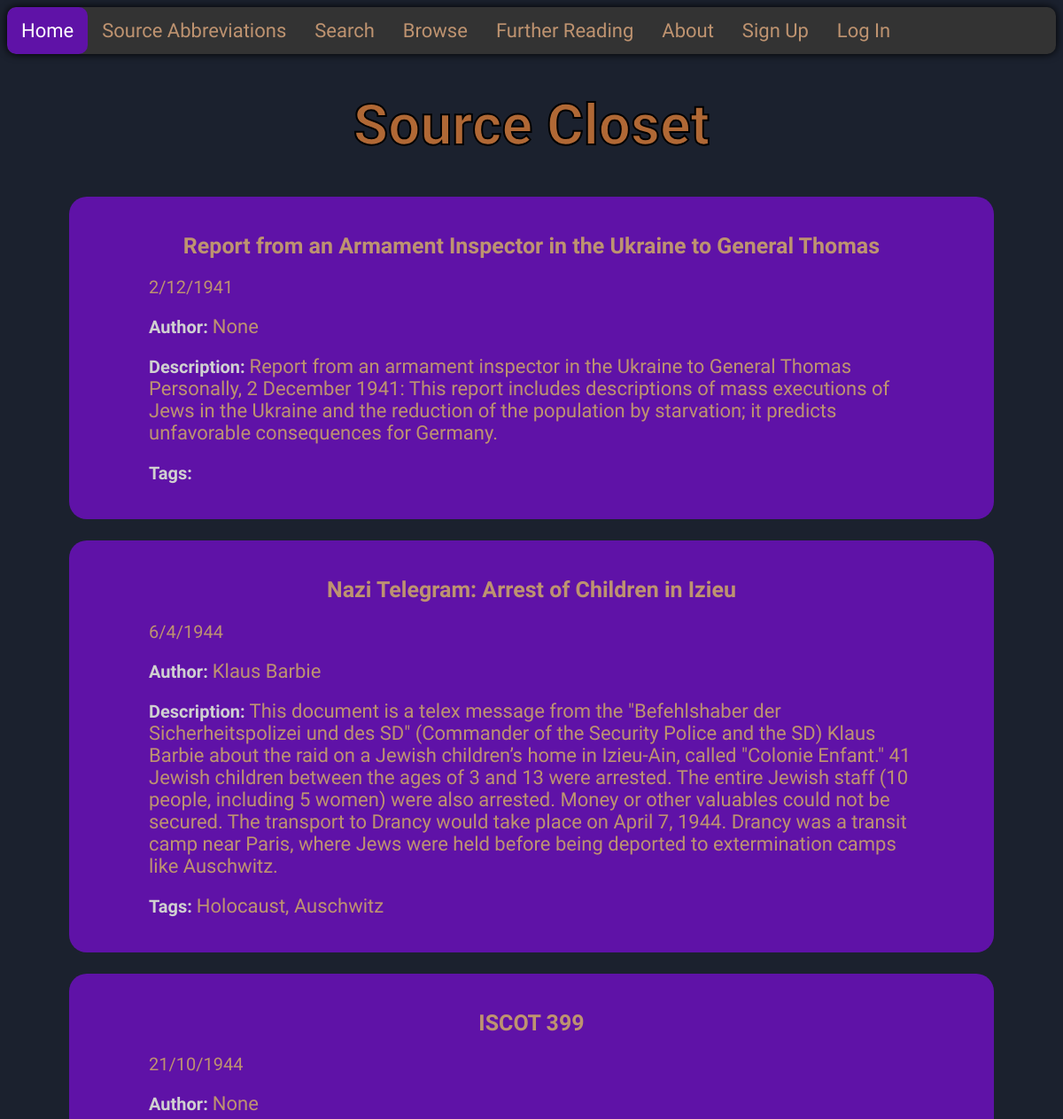
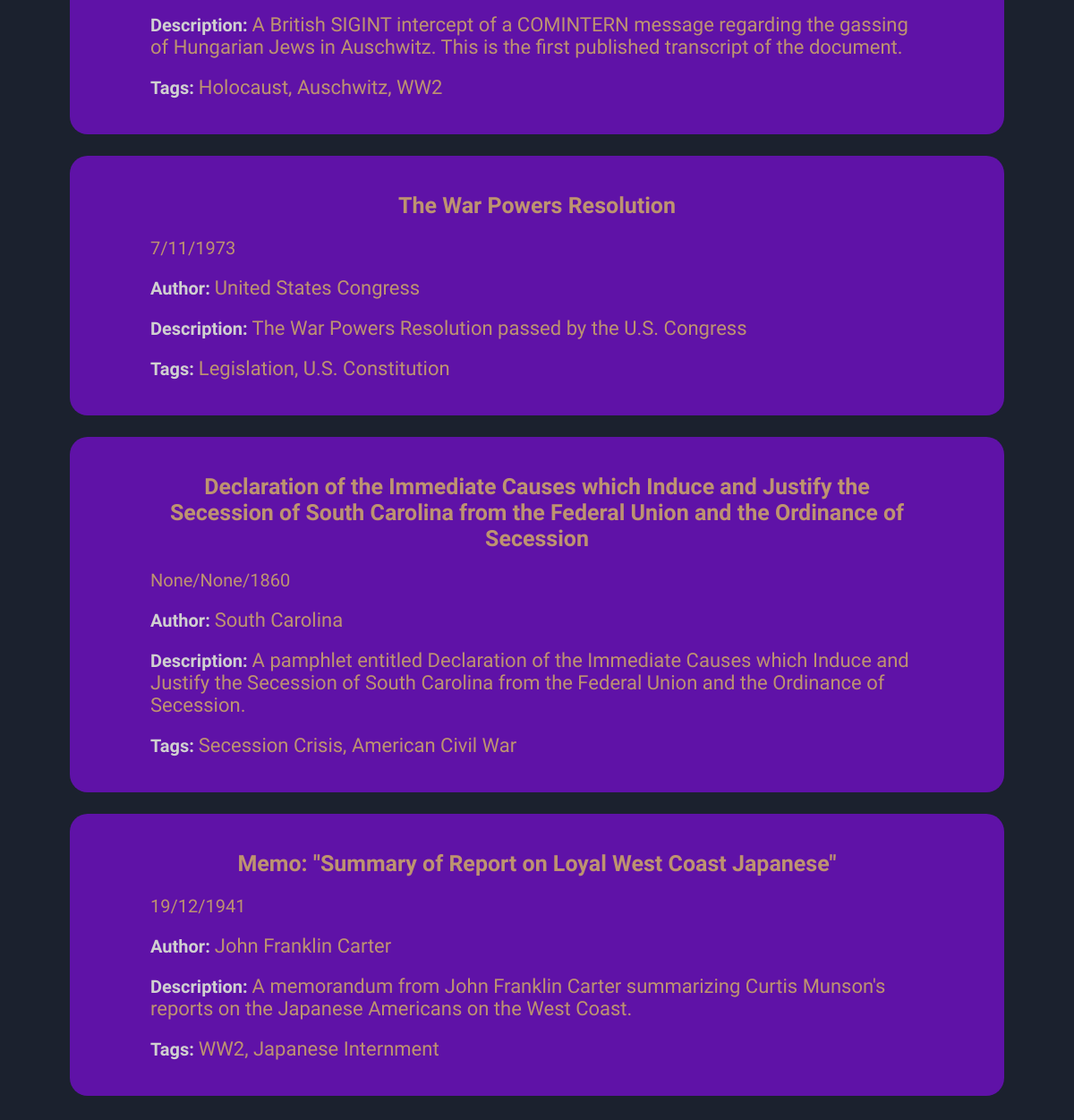
The page / on the database its author committed (2 pictures, top to bottom).
### tables this page shows
CREATE TABLE "SOURCES" (
	"ID"	INTEGER,
	"DESCRIPTION"	TEXT,
	"YEAR"	INTEGER,
	"MONTH"	INTEGER,
	"DATE"	INTEGER,
	"AUTHOR"	TEXT,
	"PATH"	TEXT,
	"LINK"	TEXT,
	"CITATION"	TEXT,
	"WIDTH"	INTEGER,
	"TITLE"	TEXT,
	"TRANS"	TEXT,
	"ATTR"	TEXT,
	"LICENSE_LINK"	TEXT,
	PRIMARY KEY("ID")
);

### app.py (the view)
@app.route('/')
def index():  # put application's code here
    sources = []
    conn = sqlite3.connect("sources.db")
    cursor = conn.cursor()
    src = cursor.execute("SELECT ID,DESCRIPTION,YEAR,MONTH,DATE,AUTHOR,PATH,LINK,CITATION,WIDTH,TITLE FROM SOURCES")
    src = src.fetchall()
    src_dict = {}
    for i in range(len(src)):
        cursor.execute("SELECT TAG FROM TAGS WHERE ID IN (SELECT TAG_ID FROM SRC_TAGS WHERE SRC_ID=?)", (src[i][0],))
        ts = cursor.fetchall()
        tags = [t[0] for t in ts]  # Fixed: properly extract tags from tuples
        src_dict[str(src[i][0])] = {
            "Description": src[i][1],
            "Year": src[i][2],
            "Month": src[i][3],
            "Date": src[i][4],
            "Author": src[i][5],
            "Path": src[i][6],
            "Tags": tags,
            "Link": src[i][7],
            "Source": src[i][8],
            "Width": src[i][9],
            "Title": src[i][10] if len(src[i]) > 10 else None
        }
    src = src_dict
    del src_dict
    ids = src.keys()
    ids = list(ids)
    random.shuffle(ids)
    for i in range(9):
        sources.append([src[ids[i]], ids[i]])
    conn.close()
    return render_template("index.html", sources=sources, login=["user" in session.keys()][0])

### templates/index.html (shortened to what this page needs)
<!DOCTYPE html>
<html lang="en">
<head>
    <link rel="stylesheet" href="{{ url_for('static', filename='styles/styles.css') }}">
</head>
<body>
<div class="topnav">
  <a class="active" href="{{url_for('index')}}">Home</a>
  <a href="{{url_for('sources_abbr')}}">Source Abbreviations</a>
  <a href="{{ url_for('search') }}">Search</a>
  <a href="{{ url_for('browse') }}">Browse</a>
  <a href="{{ url_for('further_reading') }}">Further Reading</a>
  <a href="{{ url_for('about') }}">About</a>
  {% if not login %}
    <a href="{{ url_for('signup') }}">Sign Up</a>
    <a href="{{ url_for('login') }}">Log In</a>
  {% else %}
    <a href="{{ url_for('logout') }}">Log Out</a>
    <a href="{{ url_for('profile') }}">Profile</a>
  {% endif %}
</div>
<h1 id="title">Source Closet</h1>
{% for src in sources[:6] %}
<a href="{{ url_for("source", id=src[1]) }}" class="src_link">
    <div class="source">
        <h2 class="src_heading">{{ src[0]["Title"] }}</h2>
        <p>{{ src[0]["Date"] }}/{{ src[0]["Month"] }}/{{ src[0]["Year"] }}</p>
        <p><span class="desc_lbl">Author:</span> <span class="desc" style="display: inline;">{{ src[0]["Author"] }}</span></p>
        <p><span class="desc_lbl">Description:</span> <span class="desc" style="display: inline;">{{ src[0]["Description"] }}</span></p>
        <p><span class="desc_lbl">Tags:</span> <span class="desc" style="display: inline;">{{ ', '.join(src[0]["Tags"]) }}<span></p>
    </div>
</a>
<br>
{% endfor %}
<br>
</body>
</html>

### static/styles/styles.css (style rules this page uses)
.source { border-radius: 20px; background-color: rgb(95, 18, 167); padding-left: 90px; padding-right: 90px; padding-top: 20px; padding-bottom: 20px; margin-left: 70px; margin-right: 70px; }
#title { color: rgb(176, 104, 53); font-family: "Winky Sans"; text-align: center; -webkit-text-stroke: 2px black; }
h1 { text-align: center; }
.topnav { background-color: #333; overflow: hidden; border-radius: 10px; box-shadow: 0 0 10px rgba(0, 0,0); }
.topnav a { float: left; color: rgb(190, 147, 112); text-align: center; padding: 14px 16px; text-decoration: none; font-family: "Winky Sans", ui-rounded; font-size:22px; }
.topnav a.active { background-color: rgb(95, 18, 167); color: white; border-radius: 10px; }
body { overflow: auto; background-color: #1b212e; }
.src_heading { font-family: "Winky Sans"; font-size:25px; color: rgb(190, 147, 112); text-align: center; }
.desc { font-family: "Patrick Hand SC"; display: inline; font-size: 22px; }
.src_link { text-decoration: none; color: rgb(190, 147, 112); font-family: "Winky Sans"; font-size: 20px; }
.desc_lbl { font-weight: bold; color: #d0d0d0;; }

### templates/index.html (style rules this page uses)
#title { font-size: 4em; }

### rows shown on the page
SOURCES: TITLE "Report from an Armament Inspector in the Ukraine to General Thomas", DATE "2", MONTH "12", YEAR "1941", DESCRIPTION "Report from an armament inspector in the Ukraine to General Thomas Personally, 2 December 1941: This report includes descriptions of mass executions of Jews in the Ukraine and the reduction of the population by starvation; it predicts unfavorable consequences for Germany."
SOURCES: TITLE "Nazi Telegram: Arrest of Children in Izieu", DATE "6", MONTH "4", YEAR "1944", AUTHOR "Klaus Barbie", DESCRIPTION "This document is a telex message from the \"Befehlshaber der Sicherheitspolizei und des SD\" (Commander of the Security Police and the SD) Klaus Barbie about the raid on a Jewish children’s home in Izieu-Ain, called \"Colonie Enfant.\" 41 Jewish children between the ages of 3 and 13 were arrested. The entire Jewish staff (10 people, including 5 women) were also arrested. Money or other valuables could not be secured. The transport to Drancy would take place on April 7, 1944. Drancy was a transit camp near Paris, where Jews were held before being deported to extermination camps like Auschwitz."
SOURCES: TITLE "ISCOT 399", DATE "21", MONTH "10", YEAR "1944", DESCRIPTION "A British SIGINT intercept of a COMINTERN message regarding the gassing of Hungarian Jews in Auschwitz. This is the first published transcript of the document."
SOURCES: TITLE "The War Powers Resolution", DATE "7", MONTH "11", YEAR "1973", AUTHOR "United States Congress", DESCRIPTION "The War Powers Resolution passed by the U.S. Congress"
SOURCES: TITLE "Declaration of the Immediate Causes which Induce and Justify the Secession of South Carolina from the Federal Union and the Ordinance of Secession", YEAR "1860", AUTHOR "South Carolina", DESCRIPTION "A pamphlet entitled Declaration of the Immediate Causes which Induce and Justify the Secession of South Carolina from the Federal Union and the Ordinance of Secession."
SOURCES: TITLE "Memo: \"Summary of Report on Loyal West Coast Japanese\"", DATE "19", MONTH "12", YEAR "1941", AUTHOR "John Franklin Carter", DESCRIPTION "A memorandum from John Franklin Carter summarizing Curtis Munson's reports on the Japanese Americans on the West Coast."

### other values the page prints
{{ src[0]["Author"] }} "None" "None"
{{ ', '.join(src[0]["Tags"]) }} "Holocaust, Auschwitz" "Holocaust, Auschwitz, WW2" "Legislation, U.S. Constitution" "Secession Crisis, American Civil War" "WW2, Japanese Internment"
{{ src[0]["Date"] }} "None"
{{ src[0]["Month"] }} "None"
